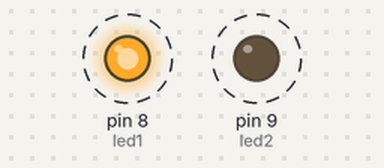
This sketch was run on a simulated Arduino Uno, built with avr-gcc and run on an emulated ATmega328P. Parts: output pins drawn as LEDs (lit = HIGH). Dashed ring = blinking.

Above: at 0.05 s.
Timing chart, 0 to 3.0 s (numbered marks = the images above):
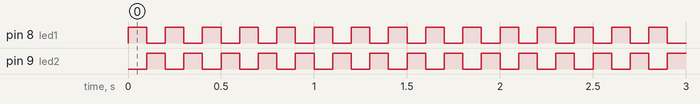

Measured:
- by itself, pin 8 (led1), pin 9 (led2): alternates HIGH for 0.10 s and LOW for 0.10 s

The sketch:

Blink_2_NOR_LED.ino
```cpp
int led1 = 8;
int led2 = 9;

void setup() {
  // put your setup code here, to run once:
  pinMode(led1, OUTPUT); // output from +5V
  pinMode(led2, OUTPUT); // output from +5V
}

void loop() {
  // put your main code here, to run repeatedly:
  digitalWrite(led1, HIGH);
  digitalWrite(led2, LOW); // power on

  delay(100);

  digitalWrite(led1, LOW);
  digitalWrite(led2, HIGH); // power off

  delay(100);
}
```
